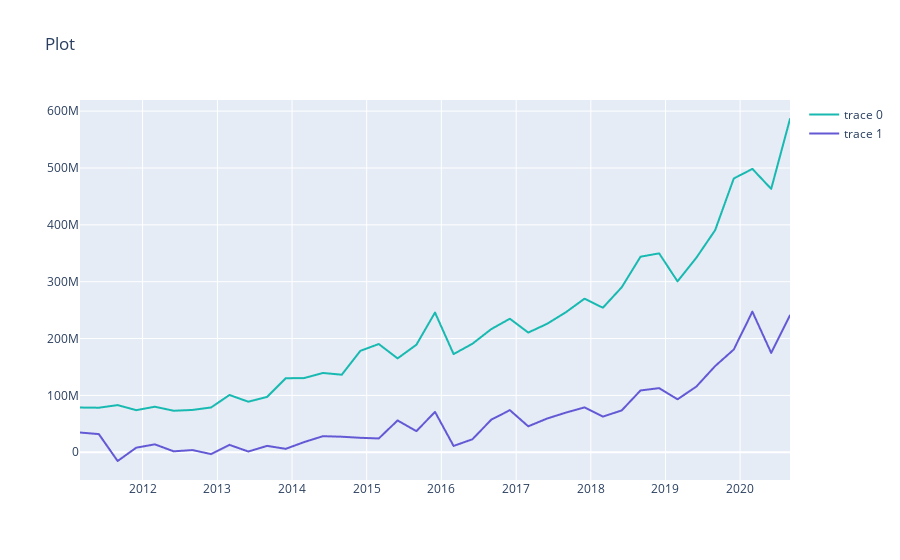

Notebook source saved alongside this figure:
### Code cell
#визуализация
r = lambda: random.randint(0,255)
traces = [] #

for col in data.columns[1:]:
    color = "rgb(" + str(r()) + ","  + str(r()) + "," + str(r()) + ")"
    trace = plotly.graph_objs.Scattergl(
        x=data.date,
        y=data[col],
        mode='lines',
        line=dict(color = color)
    )
    traces.append(trace)

layout = plotly.graph_objs.Layout(title='Plot',)
fig = plotly.graph_objs.Figure(data=traces, layout=layout)

plotly.offline.init_notebook_mode(connected=True)
plotly.offline.iplot(fig, filename='dataplot')
